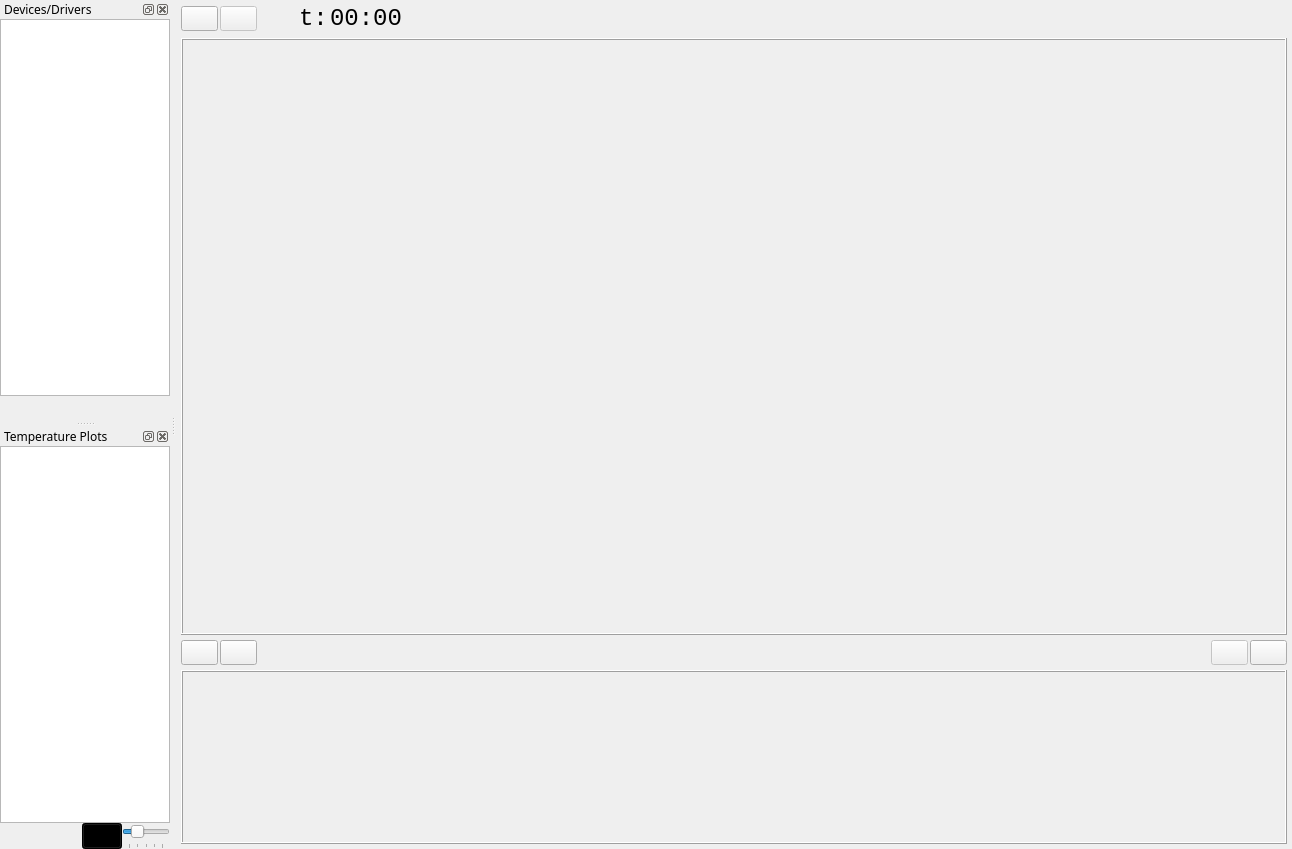
<?xml version="1.0" encoding="UTF-8"?>
<ui version="4.0">
 <class>MainWindow</class>
 <widget class="QMainWindow" name="MainWindow">
  <property name="windowModality">
   <enum>Qt::ApplicationModal</enum>
  </property>
  <property name="geometry">
   <rect>
    <x>0</x>
    <y>0</y>
    <width>1292</width>
    <height>849</height>
   </rect>
  </property>
  <property name="font">
   <font>
    <family>Sans Serif</family>
   </font>
  </property>
  <property name="windowTitle">
   <string>roasthud</string>
  </property>
  <property name="windowIcon">
   <iconset resource="../../content/resources.qrc">
    <normaloff>:/icons/graphs.png</normaloff>:/icons/graphs.png</iconset>
  </property>
  <widget class="QWidget" name="centralwidget">
   <layout class="QVBoxLayout" name="verticalLayout">
    <property name="spacing">
     <number>5</number>
    </property>
    <property name="margin">
     <number>5</number>
    </property>
    <item>
     <layout class="QHBoxLayout" name="horizontalLayout">
      <property name="spacing">
       <number>2</number>
      </property>
      <item>
       <widget class="QPushButton" name="buttonConnection">
        <property name="text">
         <string/>
        </property>
        <property name="icon">
         <iconset resource="../../content/resources.qrc">
          <normaloff>:/icons/disconnect.png</normaloff>
          <activeon>:/icons/connect.png</activeon>:/icons/disconnect.png</iconset>
        </property>
        <property name="iconSize">
         <size>
          <width>20</width>
          <height>20</height>
         </size>
        </property>
        <property name="checkable">
         <bool>true</bool>
        </property>
        <property name="flat">
         <bool>false</bool>
        </property>
       </widget>
      </item>
      <item>
       <widget class="QPushButton" name="buttonRoasting">
        <property name="enabled">
         <bool>false</bool>
        </property>
        <property name="text">
         <string/>
        </property>
        <property name="icon">
         <iconset resource="../../content/resources.qrc">
          <normaloff>:/icons/record.png</normaloff>
          <activeon>:/icons/stop.png</activeon>:/icons/record.png</iconset>
        </property>
        <property name="iconSize">
         <size>
          <width>20</width>
          <height>20</height>
         </size>
        </property>
        <property name="checkable">
         <bool>true</bool>
        </property>
        <property name="flat">
         <bool>false</bool>
        </property>
       </widget>
      </item>
      <item>
       <spacer name="horizontalSpacer_3">
        <property name="orientation">
         <enum>Qt::Horizontal</enum>
        </property>
        <property name="sizeType">
         <enum>QSizePolicy::Fixed</enum>
        </property>
        <property name="sizeHint" stdset="0">
         <size>
          <width>40</width>
          <height>20</height>
         </size>
        </property>
       </spacer>
      </item>
      <item>
       <widget class="QLabel" name="labelTimeLabel">
        <property name="styleSheet">
         <string notr="true">font-size: 18pt; font-family: mono;</string>
        </property>
        <property name="text">
         <string>t:</string>
        </property>
       </widget>
      </item>
      <item>
       <widget class="QLabel" name="labelTime">
        <property name="styleSheet">
         <string notr="true">font-size: 18pt; font-family: mono;</string>
        </property>
        <property name="text">
         <string>00:00</string>
        </property>
       </widget>
      </item>
      <item>
       <spacer name="horizontalSpacer">
        <property name="orientation">
         <enum>Qt::Horizontal</enum>
        </property>
        <property name="sizeType">
         <enum>QSizePolicy::Fixed</enum>
        </property>
        <property name="sizeHint" stdset="0">
         <size>
          <width>40</width>
          <height>20</height>
         </size>
        </property>
       </spacer>
      </item>
      <item>
       <widget class="QLabel" name="labelTemp">
        <property name="styleSheet">
         <string notr="true">font-size: 18pt; font-family: mono;</string>
        </property>
        <property name="text">
         <string/>
        </property>
       </widget>
      </item>
      <item>
       <spacer name="horizontalSpacer_6">
        <property name="orientation">
         <enum>Qt::Horizontal</enum>
        </property>
        <property name="sizeHint" stdset="0">
         <size>
          <width>40</width>
          <height>20</height>
         </size>
        </property>
       </spacer>
      </item>
     </layout>
    </item>
    <item>
     <widget class="QFrame" name="frameT">
      <property name="frameShape">
       <enum>QFrame::Box</enum>
      </property>
      <property name="frameShadow">
       <enum>QFrame::Raised</enum>
      </property>
      <layout class="QVBoxLayout" name="verticalLayout_5">
       <property name="spacing">
        <number>0</number>
       </property>
       <property name="margin">
        <number>0</number>
       </property>
       <item>
        <widget class="RoastGraph" name="graphT" native="true">
         <property name="sizePolicy">
          <sizepolicy hsizetype="Preferred" vsizetype="Expanding">
           <horstretch>0</horstretch>
           <verstretch>0</verstretch>
          </sizepolicy>
         </property>
         <property name="minimumSize">
          <size>
           <width>0</width>
           <height>350</height>
          </size>
         </property>
        </widget>
       </item>
      </layout>
     </widget>
    </item>
    <item>
     <layout class="QHBoxLayout" name="horizontalLayout_2">
      <property name="spacing">
       <number>2</number>
      </property>
      <property name="topMargin">
       <number>0</number>
      </property>
      <item>
       <widget class="QPushButton" name="buttonDevices">
        <property name="text">
         <string/>
        </property>
        <property name="icon">
         <iconset resource="../../content/resources.qrc">
          <normaloff>:/icons/devices.png</normaloff>:/icons/devices.png</iconset>
        </property>
        <property name="iconSize">
         <size>
          <width>20</width>
          <height>20</height>
         </size>
        </property>
        <property name="flat">
         <bool>false</bool>
        </property>
       </widget>
      </item>
      <item>
       <widget class="QPushButton" name="buttonProfiles">
        <property name="text">
         <string/>
        </property>
        <property name="icon">
         <iconset resource="../../content/resources.qrc">
          <normaloff>:/icons/graphs.png</normaloff>:/icons/graphs.png</iconset>
        </property>
        <property name="iconSize">
         <size>
          <width>20</width>
          <height>20</height>
         </size>
        </property>
        <property name="flat">
         <bool>false</bool>
        </property>
       </widget>
      </item>
      <item>
       <spacer name="horizontalSpacer_2">
        <property name="orientation">
         <enum>Qt::Horizontal</enum>
        </property>
        <property name="sizeHint" stdset="0">
         <size>
          <width>40</width>
          <height>20</height>
         </size>
        </property>
       </spacer>
      </item>
      <item>
       <widget class="QPushButton" name="button1C">
        <property name="enabled">
         <bool>false</bool>
        </property>
        <property name="text">
         <string/>
        </property>
        <property name="icon">
         <iconset resource="../../content/resources.qrc">
          <normaloff>:/icons/crack.png</normaloff>:/icons/crack.png</iconset>
        </property>
        <property name="iconSize">
         <size>
          <width>20</width>
          <height>20</height>
         </size>
        </property>
        <property name="checkable">
         <bool>true</bool>
        </property>
        <property name="flat">
         <bool>false</bool>
        </property>
       </widget>
      </item>
      <item>
       <widget class="QPushButton" name="buttonComment">
        <property name="text">
         <string/>
        </property>
        <property name="icon">
         <iconset resource="../../content/resources.qrc">
          <normaloff>:/icons/comment.png</normaloff>:/icons/comment.png</iconset>
        </property>
        <property name="iconSize">
         <size>
          <width>20</width>
          <height>20</height>
         </size>
        </property>
        <property name="flat">
         <bool>false</bool>
        </property>
       </widget>
      </item>
     </layout>
    </item>
    <item>
     <widget class="QFrame" name="frameDT">
      <property name="frameShape">
       <enum>QFrame::Box</enum>
      </property>
      <property name="frameShadow">
       <enum>QFrame::Raised</enum>
      </property>
      <layout class="QVBoxLayout" name="verticalLayout_6">
       <property name="spacing">
        <number>0</number>
       </property>
       <property name="margin">
        <number>0</number>
       </property>
       <item>
        <widget class="DeltaGraph" name="graphDT" native="true">
         <property name="sizePolicy">
          <sizepolicy hsizetype="Preferred" vsizetype="Fixed">
           <horstretch>0</horstretch>
           <verstretch>0</verstretch>
          </sizepolicy>
         </property>
         <property name="minimumSize">
          <size>
           <width>0</width>
           <height>170</height>
          </size>
         </property>
         <property name="maximumSize">
          <size>
           <width>16777215</width>
           <height>170</height>
          </size>
         </property>
        </widget>
       </item>
      </layout>
     </widget>
    </item>
   </layout>
  </widget>
  <widget class="DeviceDock" name="dockDevices">
   <property name="enabled">
    <bool>true</bool>
   </property>
   <property name="sizePolicy">
    <sizepolicy hsizetype="MinimumExpanding" vsizetype="Preferred">
     <horstretch>0</horstretch>
     <verstretch>0</verstretch>
    </sizepolicy>
   </property>
   <property name="maximumSize">
    <size>
     <width>170</width>
     <height>524287</height>
    </size>
   </property>
   <property name="floating">
    <bool>false</bool>
   </property>
   <property name="features">
    <set>QDockWidget::AllDockWidgetFeatures</set>
   </property>
   <property name="windowTitle">
    <string>Devices/Drivers</string>
   </property>
   <attribute name="dockWidgetArea">
    <number>1</number>
   </attribute>
   <widget class="QWidget" name="dockDevicesContents">
    <layout class="QVBoxLayout" name="verticalLayout_2">
     <property name="spacing">
      <number>0</number>
     </property>
     <property name="margin">
      <number>0</number>
     </property>
     <item>
      <widget class="QListView" name="listDevices"/>
     </item>
     <item>
      <layout class="QHBoxLayout" name="horizontalLayout_3">
       <property name="topMargin">
        <number>0</number>
       </property>
       <item>
        <spacer name="horizontalSpacer_4">
         <property name="orientation">
          <enum>Qt::Horizontal</enum>
         </property>
         <property name="sizeHint" stdset="0">
          <size>
           <width>40</width>
           <height>20</height>
          </size>
         </property>
        </spacer>
       </item>
       <item>
        <widget class="QPushButton" name="pushButton">
         <property name="text">
          <string/>
         </property>
         <property name="icon">
          <iconset resource="../../content/resources.qrc">
           <normaloff>:/icons/setup.png</normaloff>:/icons/setup.png</iconset>
         </property>
         <property name="iconSize">
          <size>
           <width>16</width>
           <height>16</height>
          </size>
         </property>
         <property name="flat">
          <bool>true</bool>
         </property>
        </widget>
       </item>
      </layout>
     </item>
    </layout>
   </widget>
  </widget>
  <widget class="ProfileDock" name="dockProfiles">
   <property name="enabled">
    <bool>true</bool>
   </property>
   <property name="sizePolicy">
    <sizepolicy hsizetype="MinimumExpanding" vsizetype="Preferred">
     <horstretch>0</horstretch>
     <verstretch>0</verstretch>
    </sizepolicy>
   </property>
   <property name="maximumSize">
    <size>
     <width>170</width>
     <height>524287</height>
    </size>
   </property>
   <property name="features">
    <set>QDockWidget::AllDockWidgetFeatures</set>
   </property>
   <property name="windowTitle">
    <string>Temperature Plots</string>
   </property>
   <attribute name="dockWidgetArea">
    <number>1</number>
   </attribute>
   <widget class="QWidget" name="dockProfilesContents">
    <layout class="QVBoxLayout" name="verticalLayout_3">
     <property name="spacing">
      <number>0</number>
     </property>
     <property name="margin">
      <number>0</number>
     </property>
     <item>
      <widget class="QListView" name="listProfiles">
       <property name="showDropIndicator" stdset="0">
        <bool>false</bool>
       </property>
      </widget>
     </item>
     <item>
      <layout class="QHBoxLayout" name="horizontalLayout_4">
       <property name="spacing">
        <number>0</number>
       </property>
       <property name="topMargin">
        <number>0</number>
       </property>
       <item>
        <spacer name="horizontalSpacer_5">
         <property name="orientation">
          <enum>Qt::Horizontal</enum>
         </property>
         <property name="sizeHint" stdset="0">
          <size>
           <width>40</width>
           <height>20</height>
          </size>
         </property>
        </spacer>
       </item>
       <item>
        <widget class="QPushButton" name="buttonPlotColor">
         <property name="minimumSize">
          <size>
           <width>26</width>
           <height>26</height>
          </size>
         </property>
         <property name="styleSheet">
          <string notr="true">background-color: black;</string>
         </property>
         <property name="text">
          <string/>
         </property>
         <property name="icon">
          <iconset resource="../../content/resources.qrc">
           <normaloff>:/icons/stop.png</normaloff>:/icons/stop.png</iconset>
         </property>
         <property name="iconSize">
          <size>
           <width>1</width>
           <height>1</height>
          </size>
         </property>
         <property name="flat">
          <bool>false</bool>
         </property>
        </widget>
       </item>
       <item>
        <widget class="QSlider" name="sliderPlotThickness">
         <property name="minimumSize">
          <size>
           <width>0</width>
           <height>26</height>
          </size>
         </property>
         <property name="maximumSize">
          <size>
           <width>48</width>
           <height>16777215</height>
          </size>
         </property>
         <property name="minimum">
          <number>1</number>
         </property>
         <property name="maximum">
          <number>5</number>
         </property>
         <property name="value">
          <number>2</number>
         </property>
         <property name="orientation">
          <enum>Qt::Horizontal</enum>
         </property>
         <property name="invertedAppearance">
          <bool>false</bool>
         </property>
         <property name="tickPosition">
          <enum>QSlider::TicksBelow</enum>
         </property>
         <property name="tickInterval">
          <number>1</number>
         </property>
        </widget>
       </item>
      </layout>
     </item>
    </layout>
   </widget>
  </widget>
 </widget>
 <customwidgets>
  <customwidget>
   <class>RoastGraph</class>
   <extends>QWidget</extends>
   <header>cr.roastgraph.h</header>
   <container>1</container>
  </customwidget>
  <customwidget>
   <class>DeltaGraph</class>
   <extends>QWidget</extends>
   <header>cr.deltagraph.h</header>
   <container>1</container>
  </customwidget>
  <customwidget>
   <class>DeviceDock</class>
   <extends>QDockWidget</extends>
   <header>cr.devicedock.h</header>
   <container>1</container>
  </customwidget>
  <customwidget>
   <class>ProfileDock</class>
   <extends>QDockWidget</extends>
   <header>cr.profiledock.h</header>
   <container>1</container>
  </customwidget>
 </customwidgets>
 <resources>
  <include location="../../content/resources.qrc"/>
 </resources>
 <connections/>
</ui>
